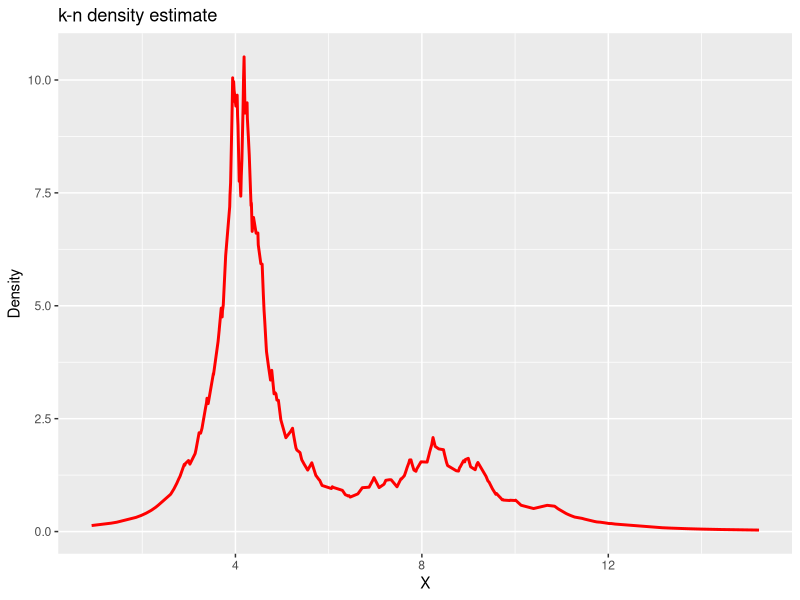
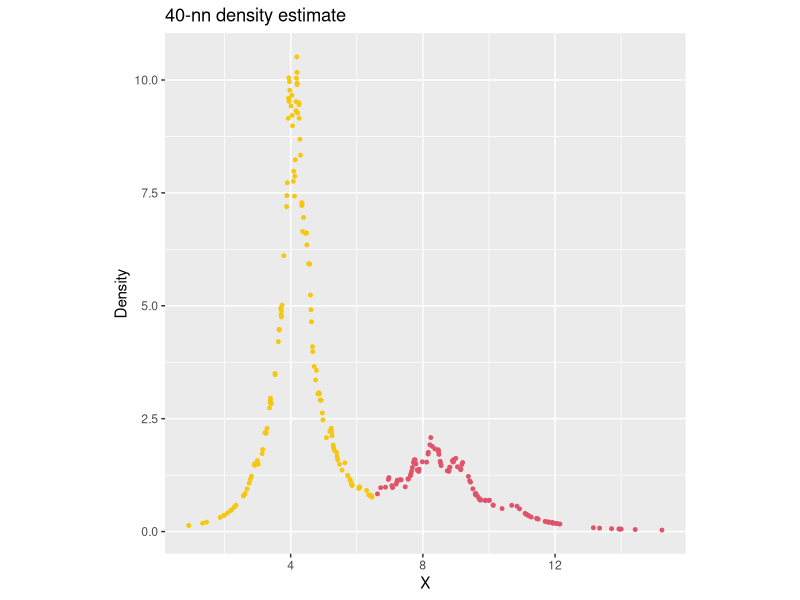

The R script that drew these images, in order:
library(cowplot)
library(ggplot2)

xy<-read.csv("data asgn2.csv",sep=",")
x<-as.matrix(xy[,2])
y<-as.matrix(xy[,1])
nrow(x)
summary(x)



n<-nrow(x)
n
k=40 ;


# knn denisty estimation - function
# requires number of  nearest neighbours
# and the sample size
dx<-as.matrix(dist(x,p=2))
head(dx)
knnde <- function(k,n) {
fx<-0
for(i in 1:n) {
  zz <- dx[,i]
  dv<-sort(t(zz))
  fx[i]<-1/(dv[k]^2)
}
#xfx
xfx <- cbind(1:n,x,fx) 
nm <- cbind("onum","x","fx")
colnames(xfx) <- nm
return(xfx)
}

xfx<-knnde(k,n)
xfxplot<-as.data.frame(xfx)
plotknn<-ggplot(data = xfxplot,aes(x=xfxplot$x,y=xfxplot$fx))+
  geom_line(col="red",size=1)+labs(x="X",y="Density", title="k-n density estimate")
plotknn

### mode seeking - for a single observation
### needs observation number returns observation
### number of the associated mode 

ms <- function(onum) {
  flag<-0 
  nn<-onum
  kk<-0
  obs<-1
  while (flag==0) {    
    kk<-kk+1   
    zz <- cbind(dx[,nn],xfx)
    colnames(zz)<- c("d","nr","x","fx")
    #head(zz)
    dv<-zz[order(zz[,1]),]
    dvc <-  t(dv[1:k,4])
    #head(dvc)
    ss<-which.max(dvc)
    #ss
    nn<-dv[ss,2]
    #nn
    if(nn==obs){flag<-1}
    if(kk==n){flag<-1}
    obs<-nn
    #obs
  }  
  pointval <- dv[ss,2]
  pval <- cbind(xfxplot[onum,],pointval) 
  return(pval)
  }

#eg. for observation 1
mode1 <- ms(4)
mode1

z<-matrix(,nrow = n,ncol = 4)
for(i in 1:n) {
  mode1 <- ms(i)
  z[i,1]<- mode1[1,1]
  z[i,2]<- mode1[1,2]
  z[i,3]<- mode1[1,3]
  z[i,4]<- mode1[1,4]
}

head(z)
pmodes<-unique(z[,4])
pmodes



zz<-matrix(,nrow = n,ncol = 5)
for(i in 1:n) {
  mode1 <- ms(i)
  zz[i,1]<- mode1[1,1]
  zz[i,2]<- mode1[1,2]
  zz[i,3]<- mode1[1,3]
  zz[i,4]<- mode1[1,4]
  zz[i,5]<- y[i]
}

xfxplot<-as.data.frame(z)

xfxplot2<-as.data.frame(zz)



# Set new column values to appropriate colours
plotknn2<- ggplot(data = xfxplot,aes(x=V2,y=V3))+
  geom_point(size=1, col = xfxplot$V4)+labs(x="X",y="Density", title="40-nn density estimate") + theme(aspect.ratio=1)
plotknn2


aggregate(xfxplot$V2, list(xfxplot$V4), mean)

aggregate(xfxplot$V2, list(xfxplot$V4), var)

prop.table( table(xfxplot$V4))



acc = 0
for(i in 1:length(xfxplot2$V4)){
  if(xfxplot2$V4[i] == 178 & xfxplot2$V5[i] == 2){
    acc = acc + 1
  }else if(xfxplot2$V4[i] == 135 & xfxplot2$V5[i] == 1){
    acc = acc + 1
  }else{
    acc = acc + 0
  }

}

acc = 100*acc/length(xfxplot2$V4)
acc

